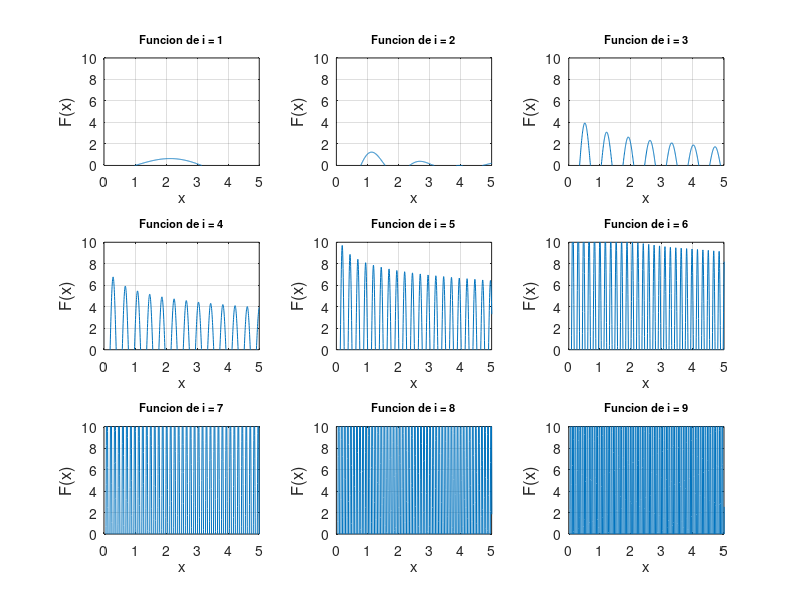
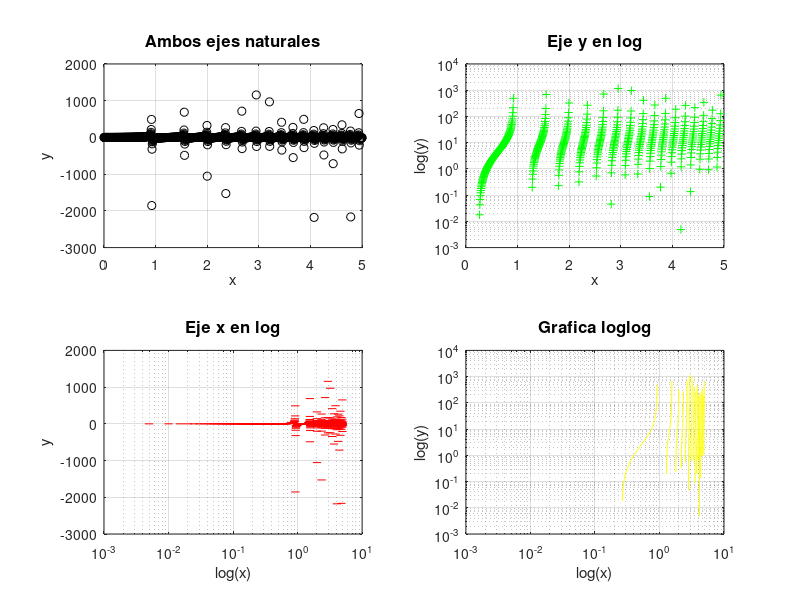

Here is the MATLAB script that generated these plots, in order:
% Tarea 2

% Pedro Jose Leal Mesa

% Subplots con un for
clc; clear;close all;

x = 0:0.005:10; 

figure(1);
for i = 1:9
    subplot(3,3,i);
    plot(x, sin(i^2*x).*log(1/(i^i)*x));
    caption = sprintf('Funcion de i = %d', i);
    title(caption, 'FontSize', 8);
    grid on;
    axis([0 5 0 10]);
    label = sprintf('F(x)');
    ylabel(label, 'FontSize', 12) ;
    xlabel('x') 
end
 print -djpeg -r100 tarea2_1.jpeg
 
 
x = 0:0.005:5;
y = tan(2*x.^2 - pi/23).*exp(2*x.^(1/5));
figure(2);clf;

subplot(2,2,1)
plot(x,y,'ok');grid on;
title('Ambos ejes naturales', 'Fontsize', 12);
xlabel('x');ylabel('y');

subplot(2,2,2)
semilogy(x,y,'+g');grid on;
title('Eje y en log', 'Fontsize', 12);
xlabel('x');ylabel('log(y)');

subplot(2,2,3)
semilogx(x,y,'_r');grid on;
title('Eje x en log', 'Fontsize', 12);
xlabel('log(x)');ylabel('y');

subplot(2,2,4)
loglog(x,y,'-y');grid on;
title('Grafica loglog', 'Fontsize', 12);
xlabel('log(x)');ylabel('log(y)');
print -djpeg -r100 tarea2_2.jpeg